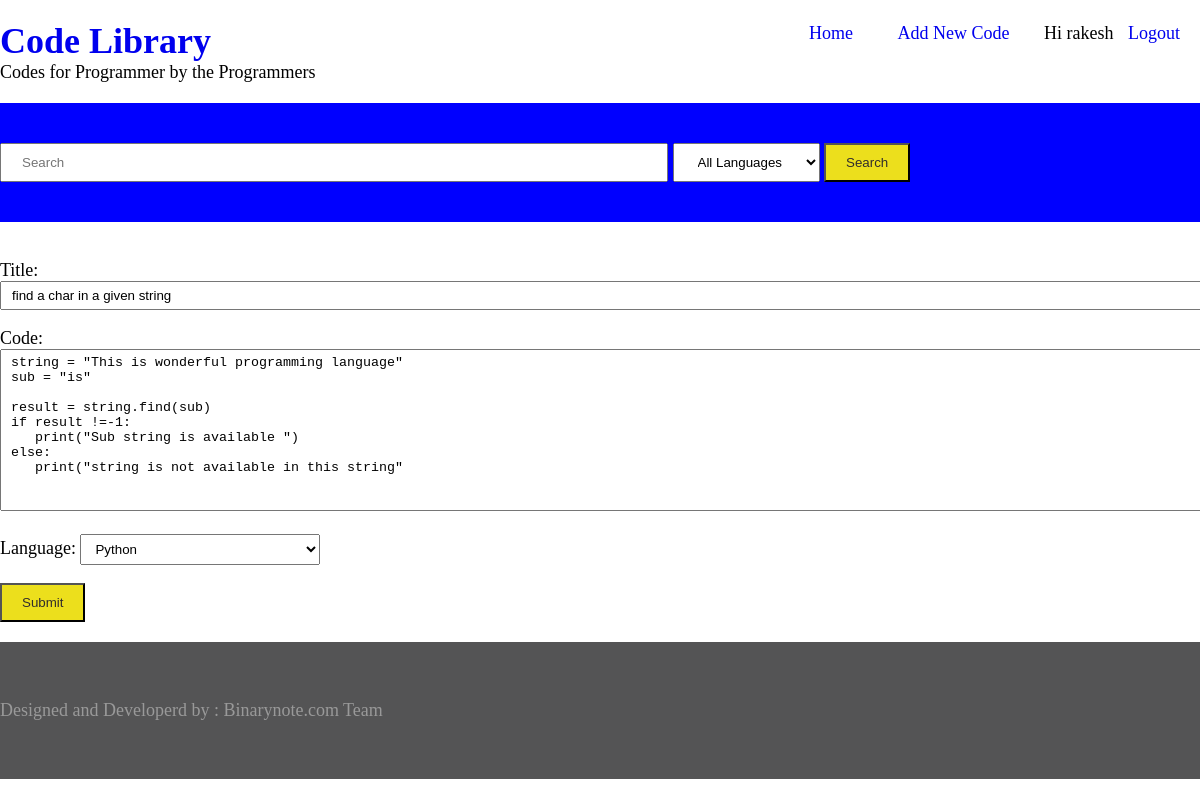
Page /17/update/ (signed in) on the committed database.
### library/models.py (models this page shows, shortened)
class code(models.Model):
    STATUS = [('Dr', 'Draft'), ('Pub', 'Published')]
    language = models.ForeignKey('language', on_delete=models.CASCADE)
    title = models.CharField(max_length=250)
    code = models.TextField()
    keywords = TaggableManager()
    status = models.CharField(max_length=20, choices=STATUS, default='Dr')
    submitted_on = models.DateField(auto_now=True)
    updated_on = models.DateField(auto_now=False)
    author      =models.ForeignKey(User, default = 1, on_delete = models.CASCADE)

class language(models.Model):
    language = models.CharField(max_length=30)
    def __str__(self):
        return self.language

### library/views.py (the view)
# urls.py: path('<int:pk>/update/', updateCode.as_view(), name="update"),
class updateCode(LoginRequiredMixin, UpdateView):
    model = code
    fields = ('title', 'code', 'keywords', 'language')
    context_object_name = 'post'
    template_name = 'library/codeForm.html'
    success_url = reverse_lazy('home')

### library/templates/library/codeForm.html (shortened to what this page needs)
{% extends 'library/base.html' %}
    {% block content %}
        <form class="codeform" action="" method="POST">
            {{ form.as_p }}
            <button name="submit" type="submit" value="submit">Submit</button>
        </form>
    {% endblock %}

### library/templates/library/base.html (shortened to what this page needs)
{% load static %}
<!DOCTYPE html>
<html lang="en">
<head>
    <link rel="stylesheet" href="{% static 'css/style.css' %}">
</head>
<body>
    <div class="container">
        <div class="logo">
            <h1><a href="{% url 'home' %}">Code Library</a></h1>
            <p> Codes for Programmer by the Programmers</p>
        </div>
        <div class="menu">
            <ul>
                <li><a href="{% url 'home' %}">Home</a></li>
                <li><a href="{% url 'add' %}">Add New Code</a></li>
                {% if user.is_authenticated %}
                    <li> Hi {{user.username}} <a href="{% url 'logout' %}">Logout</a></li>
                {% else %}
                    <li><a href="{% url 'login' %}">Login</a></li>
                {% endif %}
            </ul>
        </div>
    </div>
<div id="search" >
    <div class="container">
        {% include 'library/searchform.html'  %}
    </div>
</div>
    <div class="container">
        <div class="code">
            {% block content %}
            {% endblock content %}
        </div>
    </div>
<footer id="footer">
    <div class="container">
        <p> Designed and Developerd by : Binarynote.com Team </p>
    </div>
</footer>
</body>
</html>

### library/static/css/style.css (style rules this page uses)
body { margin: 0; padding: 0; font-size: 18px; height: 100vh; }
a { text-decoration: none; }
.container { display: flex; width: 100%; max-width: 1300px; margin: 0 auto; }
.container .logo { flex: 2; }
.container .menu { flex: 4; }
#search { background: blue; padding: 40px 0; margin: 20px 0; }
.logo h1 { margin: 0; margin-top: 20px; }
.logo p { margin: 0; }
.container .menu ul { list-style-type: none; float: right; }
.container .menu ul li { display: inline-block; padding: 5px 10px; }
.container .menu a { padding: 5px 10px; }
.code { flex: 1; }
footer { background: #545455; color: #999; padding: 40px 0; margin: 20px 0 0 0; }
#footer .container p { text-align: center; }
.codeform { width: 100vw; max-width: 1300px; }
.codeform input { width: 100%; padding: 5px 10px; }
.codeform textarea { width: 100%; padding: 5px 10px; }
.codeform select { padding: 6px 10px; width: 20%; }
input, select, button { padding: 10px 20px; }
button { background: #ecdf1c; color: rgb(49, 45, 45); }

### rows in the picture
code: title "find a char in a given string", code "string = \"This is wonderful programming language\" sub = \"is\" result = string.find(sub) if result !=-1: print(\"Sub string is available \") else: print(\"string is not available in this string\""
language: language "Python"

### other values in the picture
{{ user.username }} "rakesh"
